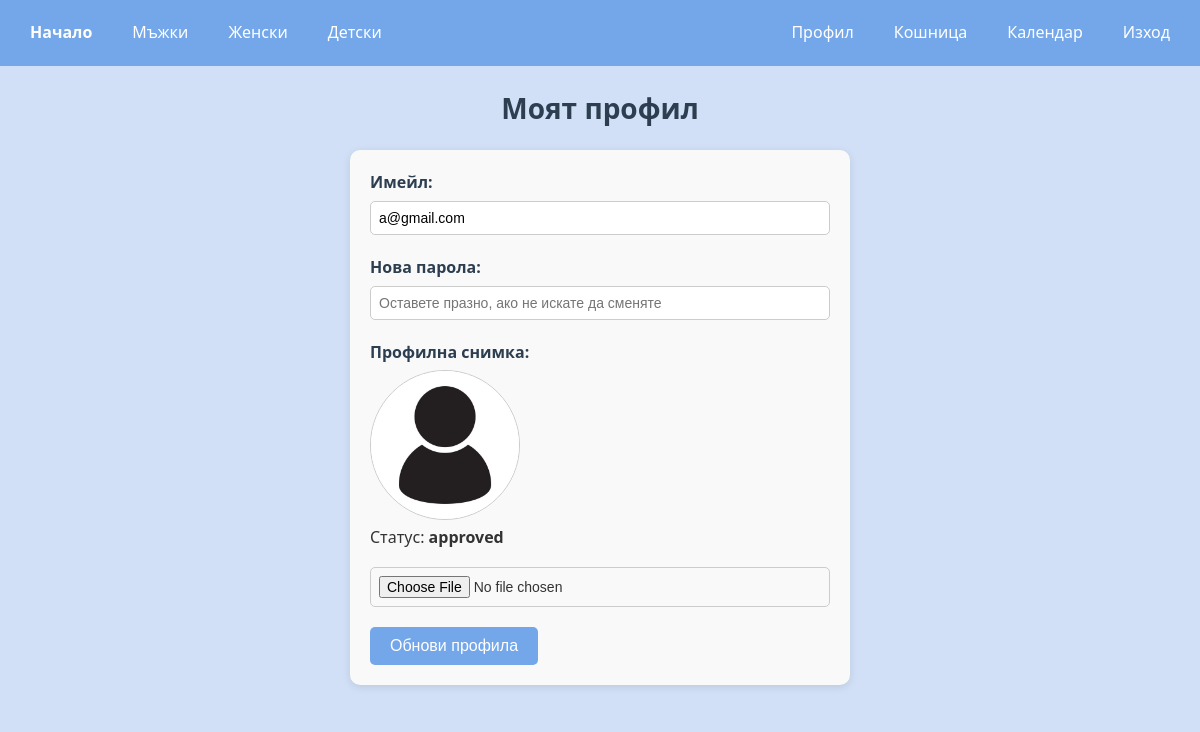
Screenshot of /profile (signed in) with the database file from the repository.
### services/auth_service.py (models this page shows, shortened)
class User(db.Model):
    __tablename__ = "users"
    id = db.Column(db.Integer, primary_key=True)
    email = db.Column(db.String(120), unique=True, nullable=False)
    password_hash = db.Column(db.String(255), nullable=False)
    is_admin = db.Column(db.Boolean, default=False)
    profile_image = db.Column(db.String(255), nullable=True)
    image_status = db.Column(db.String(50), default="pending")

### controllers/auth_controller.py (the view, shortened to what this page needs)
@auth_bp.route("/profile", methods=["GET", "POST"])
def profile():
    email = session.get("email")
    if not email:
        flash("Моля, влезте, за да достъпите профила.", "danger")
        return redirect(url_for("auth.login"))
    user = User.query.filter_by(email=email).first()
    if not user:
        flash("Потребителят не съществува.", "danger")
        return redirect(url_for("auth.login"))
    return render_template("profile.html", user=user)

### templates/profile.html (shortened to what this page needs)
{% extends "base.html" %}
{% block content %}
<h2 class="profile-title">Моят профил</h2>
<form method="POST" enctype="multipart/form-data" class="profile-form">
    <div class="form-group">
        <label>Имейл:</label>
        <input type="email" name="email" value="{{ user.email }}" required>
    </div>
    <div class="form-group">
        <label>Нова парола:</label>
        <input type="password" name="password" placeholder="Оставете празно, ако не искате да сменяте">
    </div>
    <div class="form-group">
        <label>Профилна снимка:</label>
        {% if user.profile_image %}
            <img src="{{ user.profile_image }}" alt="Profile Image" class="profile-image">
            <p>Статус: <span class="image-status">{{ user.image_status }}</span></p>
        {% endif %}
        <input type="file" name="profile_image" accept="image/*">
    </div>
    <button type="submit" class="btn-update">Обнови профила</button>
</form>
{% endblock %}

### static/styles.css (style rules this page uses)
* { box-sizing: border-box; margin: 0; padding: 0; }
body { font-family: 'Segoe UI', Tahoma, Geneva, Verdana, sans-serif; background-color: #d1e0f6; color: #333; line-height: 1.6; }
h1, h2, h3, h4, h5, h6 { color: #2c3e50; margin-bottom: 1rem; }
h2 { font-size: 1.5rem; }
p { margin-bottom: 1rem; }
.btn, button { background-color: #73a7ea; color: white; border: none; padding: 10px 20px; border-radius: 6px; cursor: pointer; text-decoration: none; text-align: center; transition: background-color 0.3s ease; display: inline-block; }
.form-group { margin-bottom: 1rem; text-align: left; }
.form-control, input, select { width: 100%; padding: 10px; border: 1px solid #ccc; border-radius: 6px; font-size: 14px; margin-bottom: 5px; }
.profile-title { text-align: center; margin-bottom: 20px; font-size: 28px; }
.profile-form { max-width: 500px; margin: 0 auto; padding: 20px; background: #f9f9f9; border-radius: 10px; box-shadow: 0 2px 8px rgba(0,0,0,0.1); }
.profile-form .form-group { margin-bottom: 15px; }
.profile-form label { display: block; font-weight: bold; margin-bottom: 5px; }
.profile-form input[type="email"], .profile-form input[type="password"], .profile-form input[type="file"] { width: 100%; padding: 8px; border: 1px solid #ccc; border-radius: 5px; box-sizing: border-box; }
.profile-image { width: 150px; height: 150px; object-fit: cover; border-radius: 50%; border: 1px solid #ccc; display: block; margin-bottom: 5px; }
.image-status { font-weight: bold; }
.btn-update { background-color: #73a7ea; color: white; padding: 10px 20px; border: none; border-radius: 5px; cursor: pointer; font-size: 16px; }
.form-group { margin-bottom: 0; }
label { display: block; margin-bottom: 10px; font-weight: 600; color: #2c3e50; }

### rows the page displays
User: email "a@gmail.com", profile_image (placeholder picture), image_status "approved"
